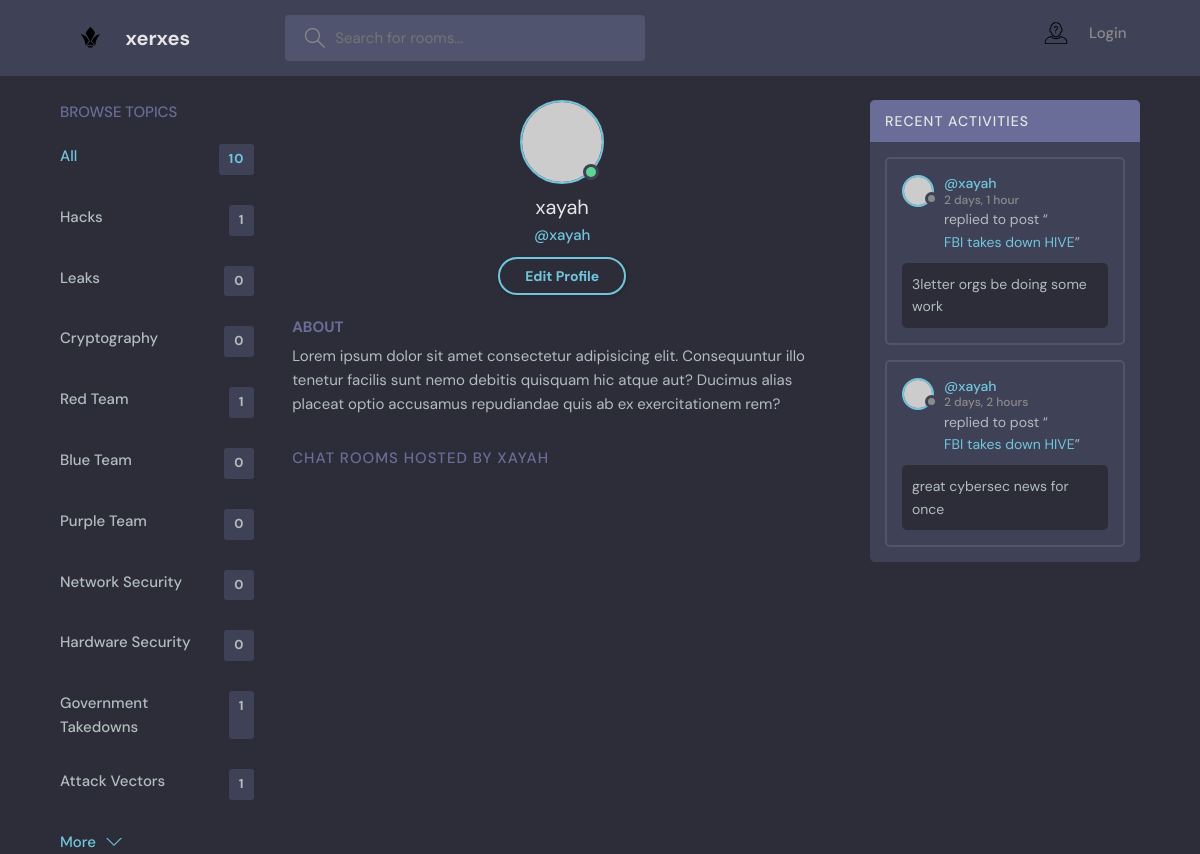
/profile/3/, run on an earlier commit of the app's database.
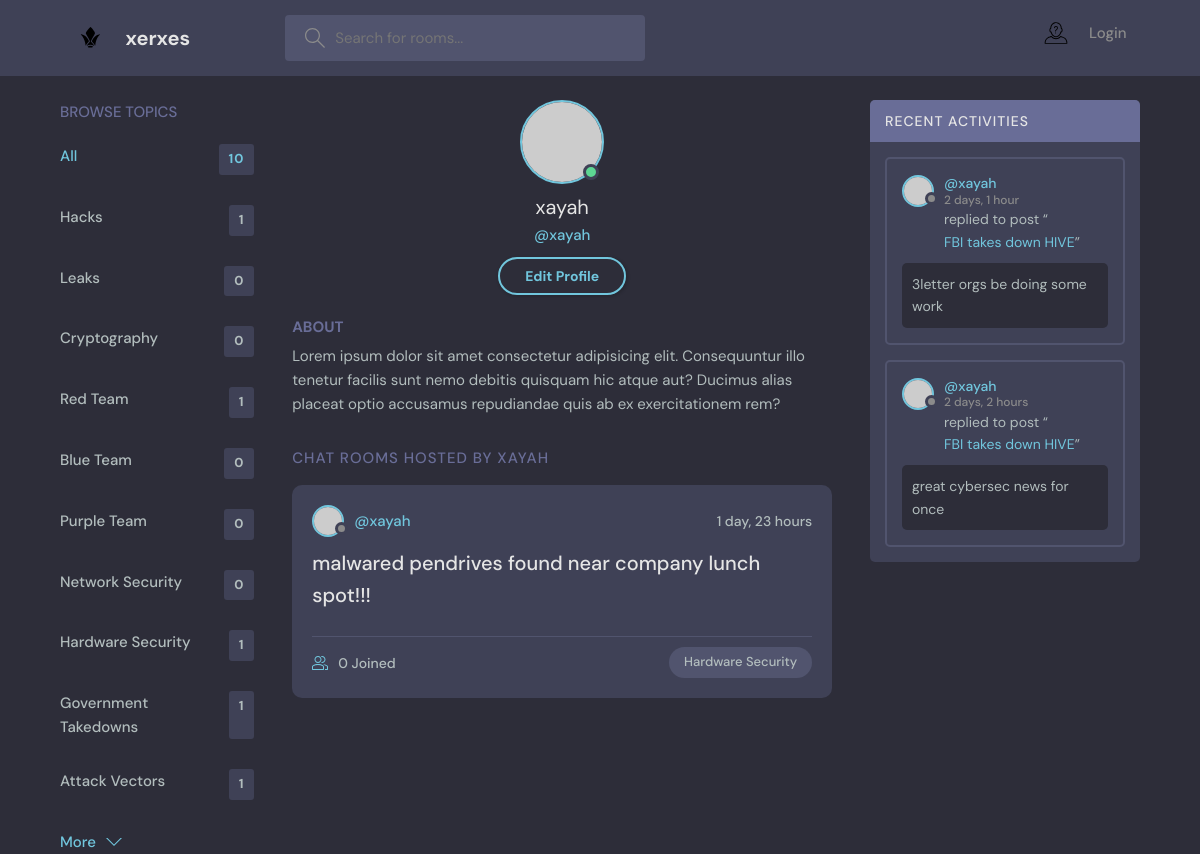
And on a later commit of the database.
### base/models.py (models this page shows, shortened)
class Topic(models.Model):
    name = models.CharField(max_length=200)

class Message(models.Model):
    user = models.ForeignKey(User, on_delete=models.CASCADE)
    room = models.ForeignKey(Room,on_delete=models.CASCADE)
    body = models.TextField()
    updated = models.DateTimeField(auto_now=True)
    created = models.DateTimeField(auto_now_add=True)
    class Meta:
        ordering = ['-updated', '-created']
    def __str__(self):
        return self.body[0:50]

class Room(models.Model):
    host = models.ForeignKey(User, on_delete=models.SET_NULL, null=True)
    topic = models.ForeignKey(Topic, on_delete=models.SET_NULL, null=True)
    name = models.CharField(max_length=200)
    description = models.TextField(null=True, blank=True)
    participants = models.ManyToManyField(User, related_name='participants', blank=True)
    updated = models.DateTimeField(auto_now=True)
    created = models.DateTimeField(auto_now_add=True)
    class Meta:
        ordering = ['-updated', '-created']
    def __str__(self):
        return self.name

### base/views.py (the view)
# urls.py: path('profile/<str:pk>/', views.userProfile, name="user-profile"),
def userProfile(request, pk):
    user = User.objects.get(id=pk)
    room_messages = user.message_set.all()
    topics = Topic.objects.all()
    rooms = user.room_set.all()
    context = {'user': user, 'rooms': rooms, 'room_messages': room_messages, 'topics': topics}
    return render(request, 'base/profile.html', context)

### base/templates/base/profile.html
{% extends 'main.html' %}
{% block content %}
  <main class="profile-page layout layout--3">
    <div class="container">
      {% include 'base/topics_component.html' %}
      <div class="roomList">
        <div class="profile">
          <div class="profile__avatar">
            <div class="avatar avatar--large active">
              <img src="https://randomuser.me/api/portraits/men/11.jpg" />
            </div>
          </div>
          <div class="profile__info">
            <h3>{{user.username}}</h3>
            <p>@{{user.username}}</p>
            <a href="edit-user.html" class="btn btn--main btn--pill">Edit Profile</a>
          </div>
          <div class="profile__about">
            <h3>About</h3>
            <p>
              Lorem ipsum dolor sit amet consectetur adipisicing elit. Consequuntur illo tenetur
              facilis sunt nemo debitis quisquam hic atque aut? Ducimus alias placeat optio
              accusamus repudiandae quis ab ex exercitationem rem?
            </p>
          </div>
        </div>
        <div class="roomList__header">
          <div>
            <h2>Chat Rooms Hosted by {{user.username}}</a>
            </h2>
          </div>
        </div>
        {% include 'base/feed_component.html' %}
      </div>
      {% include 'base/activity_component.html' %}
    </div>
  </main>
  {% endblock content %}

### base/templates/base/topics_component.html
<div class="topics">
    <div class="topics__header">
      <h2>Browse Topics</h2>
    </div>
    <ul class="topics__list">
      <li>
        <a href="{% url 'home' %}" class="active">All <span>{{topics.count}}</span></a>
      </li>
      {% for topic in topics %}
      <li>
        <a href="{% url 'home' %}?q={{topic.name}}">{{topic.name}}<span>{{topic.room_set.all.count}}</span></a>
      </li>
      {% endfor %}
    </ul>
    <a class="btn btn--link" href="topics.html">
      More
      <svg version="1.1" xmlns="http://www.w3.org/2000/svg" width="32" height="32" viewBox="0 0 32 32">
        <title>chevron-down</title>
        <path d="M16 21l-13-13h-3l16 16 16-16h-3l-13 13z"></path>
      </svg>
    </a>
  </div>

### base/templates/base/feed_component.html (shortened to what this page needs)
{% for room in rooms %}
<div class="roomListRoom">
    <div class="roomListRoom__header">
      <a href="{% url 'user-profile' room.host.id %}" class="roomListRoom__author">
        <div class="avatar avatar--small">
          <img src="https://randomuser.me/api/portraits/women/11.jpg" />
        </div>
        <span>@{{room.host.username}}</span>
      </a>
      <div class="roomListRoom__actions">
        <span>{{room.created|timesince}}</span>
      </div>
    </div>
    <div class="roomListRoom__content">
      <a href="{% url 'room' room.id %}">{{room.name}}</a>
    </div>
    <div class="roomListRoom__meta">
      <a href="{% url 'room' room.id %}" class="roomListRoom__joined">
        {{room.participants.all.count}} Joined
      </a>
      <p class="roomListRoom__topic">{{room.topic.name}}</p>
    </div>
  </div>
{% endfor %}

### base/templates/base/activity_component.html (shortened to what this page needs)
<div class="activities">
    <div class="activities__header">
      <h2>Recent Activities</h2>
    </div>
    {% for message in room_messages %}
    <div class="activities__box">
      <div class="activities__boxHeader roomListRoom__header">
        <a href="{% url 'user-profile' message.user.id %}" class="roomListRoom__author">
          <div class="avatar avatar--small">
            <img src="https://randomuser.me/api/portraits/women/11.jpg" />
          </div>
          <p>
            @{{message.user}}
            <span>{{message.created|timesince}}</span>
          </p>
        </a>
      </div>
      <div class="activities__boxContent">
        <p>replied to post “<a href="{% url 'room' message.room.id %}">{{message.room}}</a>”</p>
        <div class="activities__boxRoomContent">
          {{message.body}}
        </div>
      </div>
    </div>
    {% endfor %}
  </div>

What changed in the data, as far as the page shows it:
computed for Topic "Hardware Security": room_set.all.count "0" → "1"
added Room: host.username "xayah", created "1 day, 23 hours", name "malwared pendrives found near company lunch spot!!!", participants.all.count "0", topic.name "Hardware Security"
